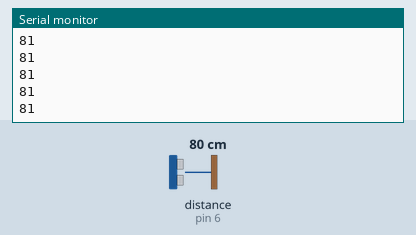
This sketch was run on a simulated Arduino Uno, built with avr-gcc and run on an emulated ATmega328P. On the bench: the last lines printed to the serial monitor. Inputs (shaded band) come from the test bench; at power-on: distance to the obstacle (sensor on pin 6) 80 cm. The echo pulse lasts 58.3 µs per cm.

Above: at 1.2 s.
1.3 s: distance to the obstacle (sensor on pin 6) set to 2 cm
At 2.4 s:
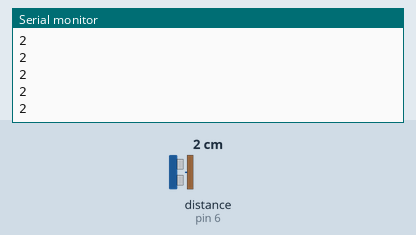
2.8 s: distance to the obstacle (sensor on pin 6) set to 4 cm
At 3.5 s:
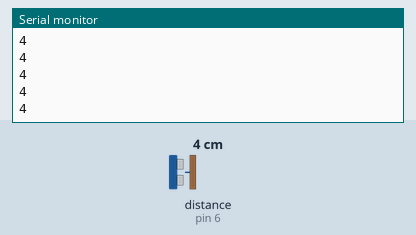
Timing chart, 0 to 5.5 s (numbered marks = the images above; inputs shaded):
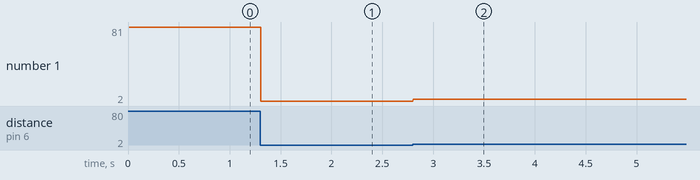

Measured:
- after the input at 1.3 s, the serial monitor: prints a new line at once (image 1)
- after the input at 2.8 s, the serial monitor: prints a new line at once (image 2)
- plotted number 1: 81 → 2 after the input at 1.3 s, 2 → 4 after the input at 2.8 s

The sketch:

sonar_class_6th_nov.ino
```cpp
#include <NewPing.h>

NewPing Sonar(9 , 6 , 200 );  // (trig, echo, max distance)or just two parameters , max distance will be 400-500 (default) pin is pwn

void setup() {
  // put your setup code here, to run once:
  Serial.begin (115200);

}

void loop() {
  // put your main code here, to run repeatedly:
  Sonar.ping_cm () ;
  Serial.println ( Sonar.ping_cm());

}
```
